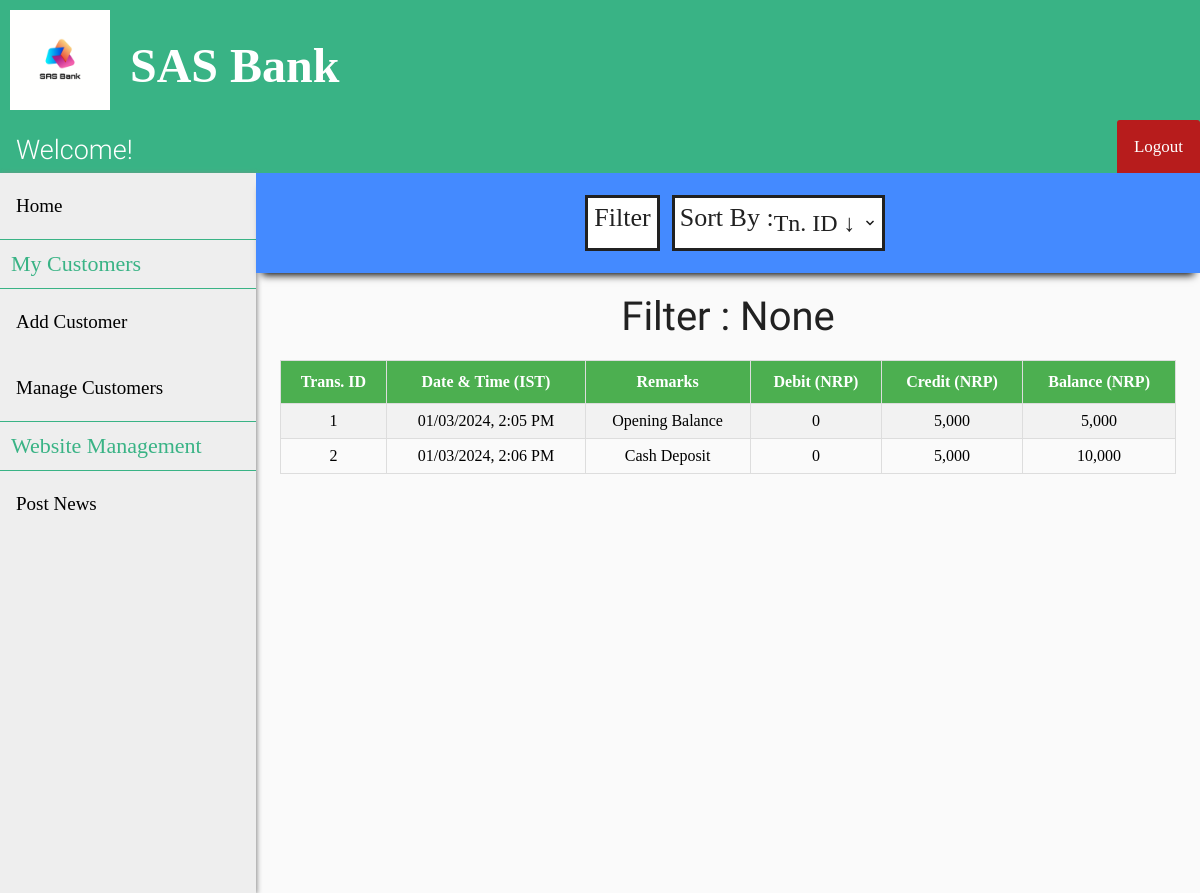
Page /transactions.php?cust_id=8 (signed in) on the committed database.
### tables this page shows
CREATE TABLE `passbook8` (
  `trans_id` int(11) NOT NULL,
  `trans_date` datetime DEFAULT NULL,
  `remarks` varchar(255) DEFAULT NULL,
  `debit` int(11) DEFAULT NULL,
  `credit` int(11) DEFAULT NULL,
  `balance` int(11) DEFAULT NULL
);

### transactions.php (the view, shortened to what this page needs)
<?php
include "connect.php";
include "header.php";
include "user_navbar.php";
include "admin_sidebar.php";
$sql0 = "SELECT * FROM passbook" . $_SESSION['cust_id'];
$filter_indicator = "None";
?>
<!DOCTYPE html>
<html>
<head>
    <link rel="stylesheet" href="transactions_style.css">
</head>
<body>
    <div class="search-bar-wrapper">
        <div class="search-bar" id="the-search-bar">
            <div class="flex-item-search-bar" id="fi-search-bar">
                <button id="search" onclick="document.getElementById('id01').style.display='block'">Filter</button>
                <div class="flex-item-by">
                    <label id="sort">Sort By :</label>
                </div>
                <div class="flex-item-search-by">
                    <select name="by" onChange="window.location.href=this.value">
                        <option selected disabled hidden>
                            <?php if (empty($_GET['sort'])) { ?>Tn. ID &darr;
                            <?php } ?>
                        </option>
                    </select>
                </div>
            </div>
        </div>
    </div>
    <div class="flex-container">
        <p id="none">Filter :
            <?php echo $filter_indicator ?>
        </p>
    </div>
    <div class="flex-container">
        <?php
        $result = $conn->query($sql0);
        if ($result->num_rows > 1) { ?>
            <table id="transactions">
                <tr>
                    <th>Trans. ID</th>
                    <th>Date & Time (IST)</th>
                    <th>Remarks</th>
                    <th>Debit (NRP)</th>
                    <th>Credit (NRP)</th>
                    <th>Balance (NRP)</th>
                </tr>
                <?php
                while ($row = $result->fetch_assoc()) { ?>
                    <tr>
                        <td>
                            <?php echo $row["trans_id"]; ?>
                        </td>
                        <td>
                            <?php
                            $time = strtotime($row["trans_date"]);
                            $sanitized_time = date("d/m/Y, g:i A", $time);
                            echo $sanitized_time;
                            ?>
                        </td>
                        <td>
                            <?php echo $row["remarks"]; ?>
                        </td>
                        <td>
                            <?php echo number_format($row["debit"]); ?>
                        </td>
                        <td>
                            <?php echo number_format($row["credit"]); ?>
                        </td>
                        <td>
                            <?php echo number_format($row["balance"]); ?>
                        </td>
                    </tr>
                <?php } ?>
            </table>
            <?php
        } else { ?>
            <p id="none"> No results found :(</p>
        <?php }
        $conn->close(); ?>
    </div>
</body>
</html>

### header_style.css (style rules this page uses)
body { margin: 0; padding: 0; background-color: #FAFAFA; }

### transactions_style.css (style rules this page uses)
.flex-container { display: -webkit-flex; display: flex; margin-left: 256px; width: auto; height: auto; padding-top: 20px; flex-direction: column; overflow-x: auto; }
.search-bar-wrapper { height: 100px; }
.search-bar-wrapper .search-bar { display: -webkit-flex; display: flex; margin-left: 256px; position: relative; width: auto; height: 100px; flex-direction: column; background-color: #448AFF; box-shadow: 0 8px 8px -6px black; overflow: hidden; }
label[id="sort"] { display: block; float: left; color: #212121; font-family: OpenSans-Regular; font-size: 26px; background-color: white; border: 3px solid #212121; border-right: 0; margin: 12px; margin-right: 0px; height: 45px; padding-top: 5px; padding-left: 5px; }
select { font-family: OpenSans-Regular; color: #212121; font-size: 24px; background: url("images/down_arrow.png") 96% / 15% no-repeat #eee; -webkit-appearance: none; -moz-appearance: none; background-color: white; border: 3px solid #212121; border-left: 0; margin: 12px; margin-left: 0px; height: 56px; width: 115%; }
.flex-item-search-bar { display: -webkit-flex; display: flex; flex-direction: row; margin: auto; width: auto; height: auto; }
button[id="search"] { font-family: OpenSans-Regular; color: #212121; font-size: 26px; background-color: white; cursor: pointer; height: 40px; margin-top: 12px; padding-top: 5px; padding-bottom: 45px; border: 3px solid #212121; }
label { display: block; float: left; color: #212121; font-family: OpenSans-Bold; font-size: 20px; }
#transactions { font-family: OpenSans-Regular; border-collapse: collapse; width: 80%; margin: auto; }
@media screen and (max-width: 1280px) { #transactions { width: 95%; } }
#transactions td, #transactions th { text-align: center; border: 1px solid #ddd; padding: 8px; }
#transactions tr:nth-child(even) { background-color: #f2f2f2; }
#transactions th { padding-top: 12px; padding-bottom: 12px; background-color: #4CAF50; color: white; }
p[id="none"] { margin: auto; font-size: 40px; color: #212121; font-family: Roboto-Regular; }

### rows in the picture
passbook8: trans_id "1", trans_date "01/03/2024, 2:05 PM", remarks "Opening Balance", debit "0", credit "5,000", balance "5,000"
passbook8: trans_id "2", trans_date "01/03/2024, 2:06 PM", remarks "Cash Deposit", debit "0", credit "5,000", balance "10,000"

### other values in the picture
$filter_indicator "None"
